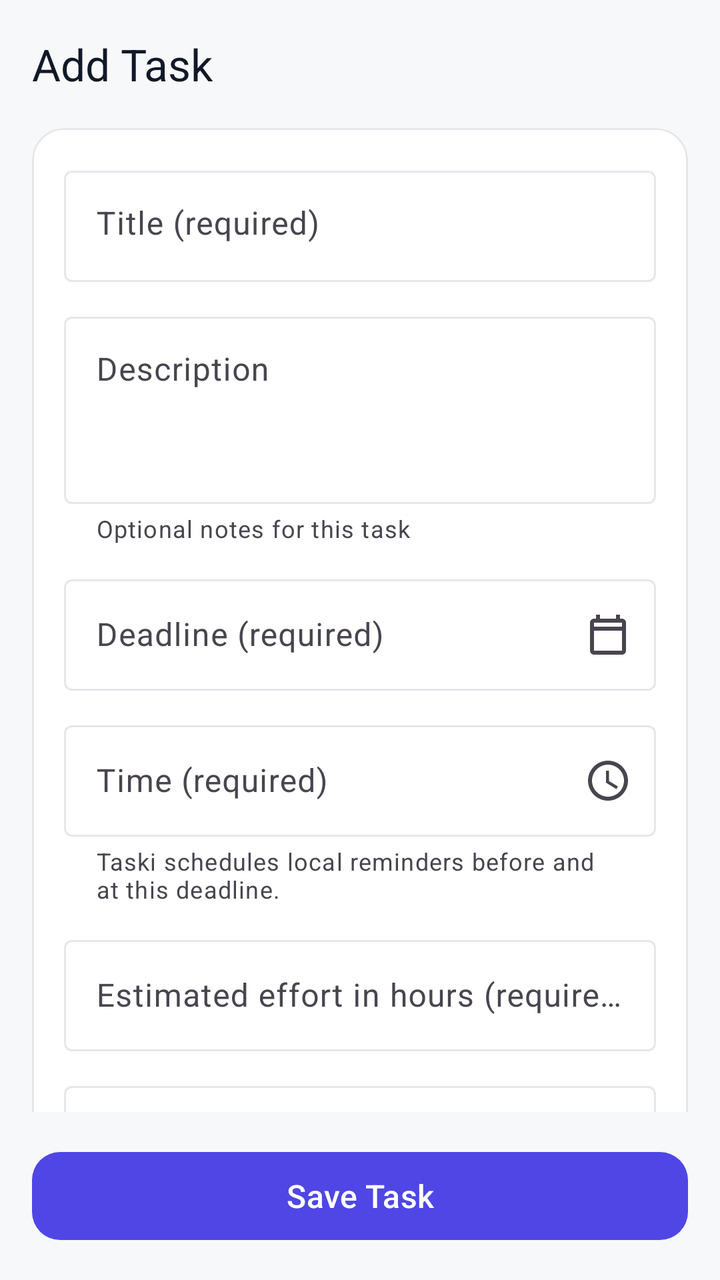
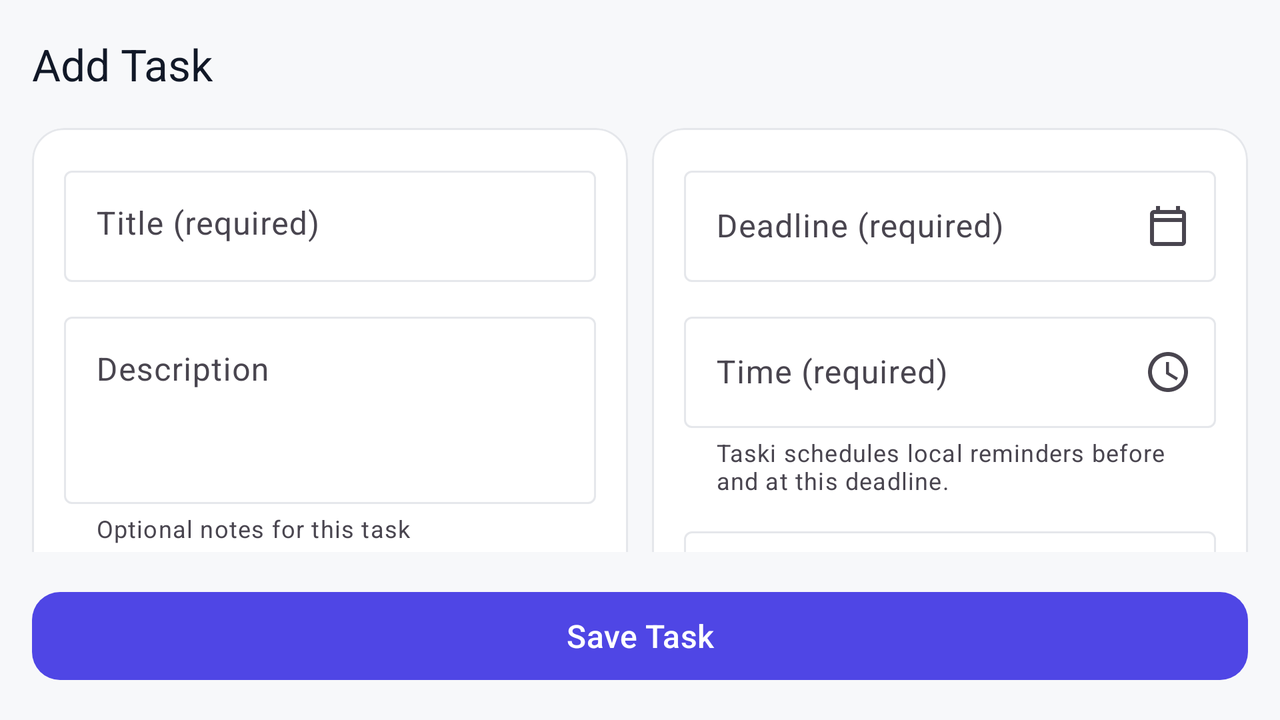

Compare how this app lays out the same screen by default and in its alternative resource folder. The renders come first, then the two layout files and the values they reference.
<!-- AndroidManifest.xml: application theme Theme.Taski -->
<!-- res/layout/fragment_task_editor.xml -->
<?xml version="1.0" encoding="utf-8"?>
<LinearLayout xmlns:android="http://schemas.android.com/apk/res/android"
    xmlns:app="http://schemas.android.com/apk/res-auto"
    xmlns:tools="http://schemas.android.com/tools"
    android:layout_width="match_parent"
    android:layout_height="match_parent"
    android:background="@color/background"
    android:orientation="vertical"
    tools:context=".ui.tasks.TaskEditorFragment">

    <com.google.android.material.appbar.MaterialToolbar
        android:id="@+id/editor_toolbar"
        style="@style/Widget.Taski.Toolbar"
        android:layout_width="match_parent"
        android:layout_height="wrap_content"
        app:navigationContentDescription="@string/cd_back"
        app:navigationIcon="@drawable/ic_back"
        app:title="@string/add_task_title" />

    <androidx.core.widget.NestedScrollView
        android:layout_width="match_parent"
        android:layout_height="0dp"
        android:layout_weight="1"
        android:clipToPadding="false"
        android:fillViewport="true"
        android:isScrollContainer="true"
        android:paddingStart="@dimen/screen_padding"
        android:paddingEnd="@dimen/screen_padding">

        <LinearLayout
            android:layout_width="match_parent"
            android:layout_height="wrap_content"
            android:orientation="vertical"
            android:paddingBottom="@dimen/spacing_xxl">

            <com.google.android.material.card.MaterialCardView
                style="@style/Widget.Taski.Card"
                android:layout_width="match_parent"
                android:layout_height="wrap_content">

                <LinearLayout
                    android:layout_width="match_parent"
                    android:layout_height="wrap_content"
                    android:orientation="vertical">

                    <com.google.android.material.textfield.TextInputLayout
                        android:id="@+id/layout_title"
                        style="@style/Widget.Taski.TextInput"
                        android:layout_width="match_parent"
                        android:layout_height="wrap_content"
                        android:hint="@string/task_title_required">

                        <com.google.android.material.textfield.TextInputEditText
                            android:id="@+id/input_title"
                            android:layout_width="match_parent"
                            android:layout_height="wrap_content"
                            android:gravity="top"
                            android:imeOptions="actionNext"
                            android:inputType="textCapSentences|textMultiLine"
                            android:minLines="1"
                            android:maxLines="4" />
                    </com.google.android.material.textfield.TextInputLayout>

                    <com.google.android.material.textfield.TextInputLayout
                        android:id="@+id/layout_description"
                        style="@style/Widget.Taski.TextInput"
                        android:layout_width="match_parent"
                        android:layout_height="wrap_content"
                        android:layout_marginTop="@dimen/spacing_md"
                        android:hint="@string/task_description"
                        app:helperText="@string/task_description_optional">

                        <com.google.android.material.textfield.TextInputEditText
                            android:id="@+id/input_description"
                            android:layout_width="match_parent"
                            android:layout_height="wrap_content"
                            android:gravity="top"
                            android:inputType="textCapSentences|textMultiLine"
                            android:minLines="3" />
                    </com.google.android.material.textfield.TextInputLayout>

                    <com.google.android.material.textfield.TextInputLayout
                        android:id="@+id/layout_deadline"
                        style="@style/Widget.Taski.TextInput"
                        android:layout_width="match_parent"
                        android:layout_height="wrap_content"
                        android:layout_marginTop="@dimen/spacing_md"
                        android:hint="@string/task_deadline_required"
                        app:endIconContentDescription="@string/task_deadline"
                        app:endIconDrawable="@drawable/ic_calendar"
                        app:endIconMode="custom">

                        <com.google.android.material.textfield.TextInputEditText
                            android:id="@+id/input_deadline"
                            android:layout_width="match_parent"
                            android:layout_height="wrap_content"
                            android:clickable="true"
                            android:focusable="false"
                            android:inputType="none"
                            android:minHeight="@dimen/touch_target_min" />
                    </com.google.android.material.textfield.TextInputLayout>

                    <com.google.android.material.textfield.TextInputLayout
                        android:id="@+id/layout_time"
                        style="@style/Widget.Taski.TextInput"
                        android:layout_width="match_parent"
                        android:layout_height="wrap_content"
                        android:layout_marginTop="@dimen/spacing_md"
                        android:hint="@string/task_time_required"
                        app:endIconContentDescription="@string/task_time"
                        app:endIconDrawable="@drawable/ic_clock"
                        app:endIconMode="custom"
                        app:helperText="@string/task_reminder_helper">

                        <com.google.android.material.textfield.TextInputEditText
                            android:id="@+id/input_time"
                            android:layout_width="match_parent"
                            android:layout_height="wrap_content"
                            android:clickable="true"
                            android:focusable="false"
                            android:inputType="none"
                            android:minHeight="@dimen/touch_target_min" />
                    </com.google.android.material.textfield.TextInputLayout>

                    <com.google.android.material.textfield.TextInputLayout
                        android:id="@+id/layout_effort"
                        style="@style/Widget.Taski.TextInput"
                        android:layout_width="match_parent"
                        android:layout_height="wrap_content"
                        android:layout_marginTop="@dimen/spacing_md"
                        android:hint="@string/task_effort_required">

                        <com.google.android.material.textfield.TextInputEditText
                            android:id="@+id/input_effort"
                            android:layout_width="match_parent"
                            android:layout_height="wrap_content"
                            android:imeOptions="actionNext"
                            android:inputType="numberDecimal" />
                    </com.google.android.material.textfield.TextInputLayout>

                    <com.google.android.material.textfield.TextInputLayout
                        android:id="@+id/layout_importance"
                        style="@style/Widget.Taski.TextInput.ExposedDropdown"
                        android:layout_width="match_parent"
                        android:layout_height="wrap_content"
                        android:layout_marginTop="@dimen/spacing_md"
                        android:hint="@string/task_importance_required">

                        <AutoCompleteTextView
                            android:id="@+id/input_importance"
                            android:layout_width="match_parent"
                            android:layout_height="wrap_content"
                            android:inputType="none"
                            android:minHeight="@dimen/touch_target_min" />
                    </com.google.android.material.textfield.TextInputLayout>

                    <com.google.android.material.textfield.TextInputLayout
                        android:id="@+id/layout_category"
                        style="@style/Widget.Taski.TextInput.ExposedDropdown"
                        android:layout_width="match_parent"
                        android:layout_height="wrap_content"
                        android:layout_marginTop="@dimen/spacing_md"
                        android:hint="@string/task_category_required">

                        <AutoCompleteTextView
                            android:id="@+id/input_category"
                            android:layout_width="match_parent"
                            android:layout_height="wrap_content"
                            android:inputType="textCapWords"
                            android:minHeight="@dimen/touch_target_min" />
                    </com.google.android.material.textfield.TextInputLayout>
                </LinearLayout>
            </com.google.android.material.card.MaterialCardView>
        </LinearLayout>
    </androidx.core.widget.NestedScrollView>

    <com.google.android.material.button.MaterialButton
        android:id="@+id/btn_save_task"
        style="@style/Widget.Taski.Button"
        android:layout_width="match_parent"
        android:layout_height="wrap_content"
        android:layout_margin="@dimen/screen_padding"
        android:minHeight="@dimen/button_height"
        android:text="@string/task_save" />

</LinearLayout>
<!-- resources referenced by this layout -->
<resources>
  <color name="background">#F7F8FA</color>
  <dimen name="button_height">52dp</dimen>
  <dimen name="screen_padding">16dp</dimen>
  <dimen name="spacing_md">12dp</dimen>
  <dimen name="spacing_xxl">32dp</dimen>
  <dimen name="touch_target_min">48dp</dimen>
  <string name="add_task_title">Add Task</string>
  <string name="cd_back">Back</string>
  <string name="task_category_required">Category (required)</string>
  <string name="task_deadline">Deadline</string>
  <string name="task_deadline_required">Deadline (required)</string>
  <string name="task_description">Description</string>
  <string name="task_description_optional">Optional notes for this task</string>
  <string name="task_effort_required">Estimated effort in hours (required)</string>
  <string name="task_importance_required">Importance (required)</string>
  <string name="task_reminder_helper">Taski schedules local reminders before and at this deadline.</string>
  <string name="task_save">Save Task</string>
  <string name="task_time">Time</string>
  <string name="task_time_required">Time (required)</string>
  <string name="task_title_required">Title (required)</string>
  <style name="Widget.Taski.Button" parent="Widget.Material3.Button">
          <item name="android:minHeight">@dimen/button_height</item>
          <item name="android:textAllCaps">false</item>
          <item name="android:textSize">@dimen/text_subtitle</item>
          <item name="android:textColor">@color/text_on_primary</item>
          <item name="backgroundTint">@color/primary</item>
          <item name="cornerRadius">@dimen/button_radius</item>
      </style>
  <style name="Widget.Taski.Card" parent="Widget.Material3.CardView.Outlined">
          <item name="cardCornerRadius">@dimen/card_radius</item>
          <item name="cardElevation">0dp</item>
          <item name="strokeWidth">@dimen/card_stroke</item>
          <item name="strokeColor">@color/outline</item>
          <item name="cardBackgroundColor">@color/card_background</item>
          <item name="contentPadding">@dimen/card_padding</item>
      </style>
  <style name="Widget.Taski.TextInput" parent="Widget.Material3.TextInputLayout.OutlinedBox">
          <item name="errorTextAppearance">@style/TextAppearance.Taski.Caption</item>
          <item name="helperTextTextAppearance">@style/TextAppearance.Taski.Caption</item>
          <item name="errorIconTint">@color/priority_high</item>
      </style>
  <style name="Widget.Taski.TextInput.ExposedDropdown" parent="Widget.Material3.TextInputLayout.OutlinedBox.ExposedDropdownMenu">
          <item name="errorTextAppearance">@style/TextAppearance.Taski.Caption</item>
          <item name="helperTextTextAppearance">@style/TextAppearance.Taski.Caption</item>
          <item name="errorIconTint">@color/priority_high</item>
      </style>
  <style name="Widget.Taski.Toolbar" parent="Widget.Material3.Toolbar">
          <item name="android:background">@color/background</item>
          <item name="titleTextColor">@color/text_primary</item>
          <item name="navigationIconTint">@color/text_primary</item>
      </style>
  <style name="Theme.Taski" parent="Base.Theme.Taski" />
  <color name="text_secondary">#6B7280</color>
  <dimen name="text_subtitle">16sp</dimen>
  <color name="text_on_primary">#FFFFFFFF</color>
  <color name="primary">#4F46E5</color>
  <dimen name="button_radius">14dp</dimen>
  <dimen name="card_radius">16dp</dimen>
  <dimen name="card_stroke">1dp</dimen>
  <color name="outline">#E5E7EB</color>
  <color name="card_background">#FFFFFFFF</color>
  <dimen name="card_padding">16dp</dimen>
  <style name="TextAppearance.Taski.Caption" parent="TextAppearance.Material3.BodySmall">
          <item name="android:textSize">@dimen/text_caption</item>
          <item name="android:textColor">@color/text_secondary</item>
      </style>
  <color name="priority_high">#EF4444</color>
  <color name="text_primary">#111827</color>
  <dimen name="text_caption">12sp</dimen>
  <color name="accent">#22C55E</color>
  <!-- some entries are left out for length -->
</resources>
<!-- res/layout-land/fragment_task_editor.xml (the repository's variant of the layout above) -->
<!-- drawn on the phone turned sideways -->
<?xml version="1.0" encoding="utf-8"?>
<LinearLayout xmlns:android="http://schemas.android.com/apk/res/android"
    xmlns:app="http://schemas.android.com/apk/res-auto"
    xmlns:tools="http://schemas.android.com/tools"
    android:layout_width="match_parent"
    android:layout_height="match_parent"
    android:background="@color/background"
    android:orientation="vertical"
    tools:context=".ui.tasks.TaskEditorFragment">

    <com.google.android.material.appbar.MaterialToolbar
        android:id="@+id/editor_toolbar"
        style="@style/Widget.Taski.Toolbar"
        android:layout_width="match_parent"
        android:layout_height="wrap_content"
        app:navigationContentDescription="@string/cd_back"
        app:navigationIcon="@drawable/ic_back"
        app:title="@string/add_task_title" />

    <androidx.core.widget.NestedScrollView
        android:layout_width="match_parent"
        android:layout_height="0dp"
        android:layout_weight="1"
        android:clipToPadding="false"
        android:fillViewport="true"
        android:isScrollContainer="true"
        android:paddingStart="@dimen/screen_padding"
        android:paddingEnd="@dimen/screen_padding">

        <LinearLayout
            android:layout_width="match_parent"
            android:layout_height="wrap_content"
            android:baselineAligned="false"
            android:orientation="horizontal"
            android:paddingBottom="@dimen/spacing_lg">

            <com.google.android.material.card.MaterialCardView
                style="@style/Widget.Taski.Card"
                android:layout_width="0dp"
                android:layout_height="wrap_content"
                android:layout_marginEnd="@dimen/spacing_md"
                android:layout_weight="1">

                <LinearLayout
                    android:layout_width="match_parent"
                    android:layout_height="wrap_content"
                    android:orientation="vertical">

                    <com.google.android.material.textfield.TextInputLayout
                        android:id="@+id/layout_title"
                        style="@style/Widget.Taski.TextInput"
                        android:layout_width="match_parent"
                        android:layout_height="wrap_content"
                        android:hint="@string/task_title_required">

                        <com.google.android.material.textfield.TextInputEditText
                            android:id="@+id/input_title"
                            android:layout_width="match_parent"
                            android:layout_height="wrap_content"
                            android:gravity="top"
                            android:imeOptions="actionNext"
                            android:inputType="textCapSentences|textMultiLine"
                            android:maxLines="4"
                            android:minLines="1" />
                    </com.google.android.material.textfield.TextInputLayout>

                    <com.google.android.material.textfield.TextInputLayout
                        android:id="@+id/layout_description"
                        style="@style/Widget.Taski.TextInput"
                        android:layout_width="match_parent"
                        android:layout_height="wrap_content"
                        android:layout_marginTop="@dimen/spacing_md"
                        android:hint="@string/task_description"
                        app:helperText="@string/task_description_optional">

                        <com.google.android.material.textfield.TextInputEditText
                            android:id="@+id/input_description"
                            android:layout_width="match_parent"
                            android:layout_height="wrap_content"
                            android:gravity="top"
                            android:inputType="textCapSentences|textMultiLine"
                            android:minLines="3" />
                    </com.google.android.material.textfield.TextInputLayout>

                    <com.google.android.material.textfield.TextInputLayout
                        android:id="@+id/layout_category"
                        style="@style/Widget.Taski.TextInput.ExposedDropdown"
                        android:layout_width="match_parent"
                        android:layout_height="wrap_content"
                        android:layout_marginTop="@dimen/spacing_md"
                        android:hint="@string/task_category_required">

                        <AutoCompleteTextView
                            android:id="@+id/input_category"
                            android:layout_width="match_parent"
                            android:layout_height="wrap_content"
                            android:inputType="textCapWords"
                            android:minHeight="@dimen/touch_target_min" />
                    </com.google.android.material.textfield.TextInputLayout>
                </LinearLayout>
            </com.google.android.material.card.MaterialCardView>

            <com.google.android.material.card.MaterialCardView
                style="@style/Widget.Taski.Card"
                android:layout_width="0dp"
                android:layout_height="wrap_content"
                android:layout_weight="1">

                <LinearLayout
                    android:layout_width="match_parent"
                    android:layout_height="wrap_content"
                    android:orientation="vertical">

                    <com.google.android.material.textfield.TextInputLayout
                        android:id="@+id/layout_deadline"
                        style="@style/Widget.Taski.TextInput"
                        android:layout_width="match_parent"
                        android:layout_height="wrap_content"
                        android:hint="@string/task_deadline_required"
                        app:endIconContentDescription="@string/task_deadline"
                        app:endIconDrawable="@drawable/ic_calendar"
                        app:endIconMode="custom">

                        <com.google.android.material.textfield.TextInputEditText
                            android:id="@+id/input_deadline"
                            android:layout_width="match_parent"
                            android:layout_height="wrap_content"
                            android:clickable="true"
                            android:focusable="false"
                            android:inputType="none"
                            android:minHeight="@dimen/touch_target_min" />
                    </com.google.android.material.textfield.TextInputLayout>

                    <com.google.android.material.textfield.TextInputLayout
                        android:id="@+id/layout_time"
                        style="@style/Widget.Taski.TextInput"
                        android:layout_width="match_parent"
                        android:layout_height="wrap_content"
                        android:layout_marginTop="@dimen/spacing_md"
                        android:hint="@string/task_time_required"
                        app:endIconContentDescription="@string/task_time"
                        app:endIconDrawable="@drawable/ic_clock"
                        app:endIconMode="custom"
                        app:helperText="@string/task_reminder_helper">

                        <com.google.android.material.textfield.TextInputEditText
                            android:id="@+id/input_time"
                            android:layout_width="match_parent"
                            android:layout_height="wrap_content"
                            android:clickable="true"
                            android:focusable="false"
                            android:inputType="none"
                            android:minHeight="@dimen/touch_target_min" />
                    </com.google.android.material.textfield.TextInputLayout>

                    <com.google.android.material.textfield.TextInputLayout
                        android:id="@+id/layout_importance"
                        style="@style/Widget.Taski.TextInput.ExposedDropdown"
                        android:layout_width="match_parent"
                        android:layout_height="wrap_content"
                        android:layout_marginTop="@dimen/spacing_md"
                        android:hint="@string/task_importance_required">

                        <AutoCompleteTextView
                            android:id="@+id/input_importance"
                            android:layout_width="match_parent"
                            android:layout_height="wrap_content"
                            android:inputType="none"
                            android:minHeight="@dimen/touch_target_min" />
                    </com.google.android.material.textfield.TextInputLayout>

                    <com.google.android.material.textfield.TextInputLayout
                        android:id="@+id/layout_effort"
                        style="@style/Widget.Taski.TextInput"
                        android:layout_width="match_parent"
                        android:layout_height="wrap_content"
                        android:layout_marginTop="@dimen/spacing_md"
                        android:hint="@string/task_effort_required">

                        <com.google.android.material.textfield.TextInputEditText
                            android:id="@+id/input_effort"
                            android:layout_width="match_parent"
                            android:layout_height="wrap_content"
                            android:imeOptions="actionDone"
                            android:inputType="numberDecimal" />
                    </com.google.android.material.textfield.TextInputLayout>
                </LinearLayout>
            </com.google.android.material.card.MaterialCardView>
        </LinearLayout>
    </androidx.core.widget.NestedScrollView>

    <com.google.android.material.button.MaterialButton
        android:id="@+id/btn_save_task"
        style="@style/Widget.Taski.Button"
        android:layout_width="match_parent"
        android:layout_height="wrap_content"
        android:layout_margin="@dimen/screen_padding"
        android:minHeight="@dimen/button_height"
        android:text="@string/task_save" />

</LinearLayout>
<!-- resources referenced by the variant -->
<!-- as the phone turned sideways resolves them -->
<resources>
  <color name="background">#F7F8FA</color>
  <dimen name="button_height">52dp</dimen>
  <dimen name="screen_padding">16dp</dimen>
  <dimen name="spacing_lg">16dp</dimen>
  <dimen name="spacing_md">12dp</dimen>
  <dimen name="touch_target_min">48dp</dimen>
  <string name="add_task_title">Add Task</string>
  <string name="cd_back">Back</string>
  <string name="task_category_required">Category (required)</string>
  <string name="task_deadline">Deadline</string>
  <string name="task_deadline_required">Deadline (required)</string>
  <string name="task_description">Description</string>
  <string name="task_description_optional">Optional notes for this task</string>
  <string name="task_effort_required">Estimated effort in hours (required)</string>
  <string name="task_importance_required">Importance (required)</string>
  <string name="task_reminder_helper">Taski schedules local reminders before and at this deadline.</string>
  <string name="task_save">Save Task</string>
  <string name="task_time">Time</string>
  <string name="task_time_required">Time (required)</string>
  <string name="task_title_required">Title (required)</string>
  <style name="Widget.Taski.Button" parent="Widget.Material3.Button">
          <item name="android:minHeight">@dimen/button_height</item>
          <item name="android:textAllCaps">false</item>
          <item name="android:textSize">@dimen/text_subtitle</item>
          <item name="android:textColor">@color/text_on_primary</item>
          <item name="backgroundTint">@color/primary</item>
          <item name="cornerRadius">@dimen/button_radius</item>
      </style>
  <style name="Widget.Taski.Card" parent="Widget.Material3.CardView.Outlined">
          <item name="cardCornerRadius">@dimen/card_radius</item>
          <item name="cardElevation">0dp</item>
          <item name="strokeWidth">@dimen/card_stroke</item>
          <item name="strokeColor">@color/outline</item>
          <item name="cardBackgroundColor">@color/card_background</item>
          <item name="contentPadding">@dimen/card_padding</item>
      </style>
  <style name="Widget.Taski.TextInput" parent="Widget.Material3.TextInputLayout.OutlinedBox">
          <item name="errorTextAppearance">@style/TextAppearance.Taski.Caption</item>
          <item name="helperTextTextAppearance">@style/TextAppearance.Taski.Caption</item>
          <item name="errorIconTint">@color/priority_high</item>
      </style>
  <style name="Widget.Taski.TextInput.ExposedDropdown" parent="Widget.Material3.TextInputLayout.OutlinedBox.ExposedDropdownMenu">
          <item name="errorTextAppearance">@style/TextAppearance.Taski.Caption</item>
          <item name="helperTextTextAppearance">@style/TextAppearance.Taski.Caption</item>
          <item name="errorIconTint">@color/priority_high</item>
      </style>
  <style name="Widget.Taski.Toolbar" parent="Widget.Material3.Toolbar">
          <item name="android:background">@color/background</item>
          <item name="titleTextColor">@color/text_primary</item>
          <item name="navigationIconTint">@color/text_primary</item>
      </style>
  <style name="Theme.Taski" parent="Base.Theme.Taski" />
  <color name="text_secondary">#6B7280</color>
  <dimen name="text_subtitle">16sp</dimen>
  <color name="text_on_primary">#FFFFFFFF</color>
  <color name="primary">#4F46E5</color>
  <dimen name="button_radius">14dp</dimen>
  <dimen name="card_radius">16dp</dimen>
  <dimen name="card_stroke">1dp</dimen>
  <color name="outline">#E5E7EB</color>
  <color name="card_background">#FFFFFFFF</color>
  <dimen name="card_padding">16dp</dimen>
  <style name="TextAppearance.Taski.Caption" parent="TextAppearance.Material3.BodySmall">
          <item name="android:textSize">@dimen/text_caption</item>
          <item name="android:textColor">@color/text_secondary</item>
      </style>
  <color name="priority_high">#EF4444</color>
  <color name="text_primary">#111827</color>
  <dimen name="text_caption">12sp</dimen>
  <color name="accent">#22C55E</color>
  <!-- some entries are left out for length -->
</resources>
